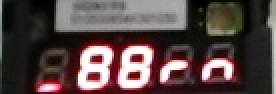
#> input picture camera_num/ref/test_rec.jpg, 138 x 47 px (shown 2 times larger)
$ python sperate_single.py   (older library calls are emulated)
#> lines starting #> are read from the running program, lines starting #| are printed output that depends on the picture; after the words box and inside, x2 and y2 are one past the last pixel; in counts of white or black regions, pixels touching at a corner belong together
# created at 2018-09-28

# Author:   coneypo
# Blog:     http://www.cnblogs.com/AdaminXie
# GitHub:   https://github.com/coneypo/Vericode_decoder

# show bounding rectangles of image

import cv2

Vshow = cv2.imread("test_rec.jpg")
#> Vshow is the input picture: shape (47, 138, 3); mean B, G, R 69.6, 70.5, 86.3
img_gray = cv2.cvtColor(Vshow, cv2.COLOR_BGR2GRAY)
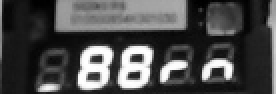
#> img_gray: shape (47, 138) (shown 2 times larger); min 0, max 255, mean 75.1

method = cv2.CHAIN_APPROX_SIMPLE  # 压缩垂直、水平、对角方向，只保留端点

# 返回三个值，图像，轮廓，轮廓的层析结构
image, contours, hierarchy = cv2.findContours(img_gray, cv2.RETR_EXTERNAL, method)
#> contours = 1 contour; box (x1, y1, x2, y2) and area: (0, 0, 138, 47) 6298

print("Nums of contours:", len(contours), "\n")
#| Nums of contours: 1
contours_list = []

# ii = 0,1,2,3
# for ii in range(len(contours)):
contours_list.append(contours[0])

# print(len(contours))
# print(contours_list)
# 外矩阵
# cv2.boundingRect 计算轮廓的垂直边界最小矩形

rectangle_list = []

print(Vshow.shape)
#| (47, 138, 3)

# for i in range(len(contours)):
x, y, w, h = cv2.boundingRect(contours_list[0])
#> x = 0; y = 0; w = 138; h = 47
# print("Number:", i + 1)
# print("Position:(", x, ",", y, ')\t', "(", x + w, ",", y + h, ")")
print(x,y,w,h)
#| 0 0 138 47
rectangle_tmp = [x, y, w, h]
#> rectangle_tmp = [0, 0, 138, 47]
if w > 20 and h > 20:
    if w < 100 and h < 100:
        # print(rectangle_tmp)
        rectangle_list.append(rectangle_tmp)
    # print('\n')
# print('\n')


for rectangle in rectangle_list:
    print(rectangle)
    Vshow = cv2.rectangle(Vshow, (rectangle[0], rectangle[1]),
                          (rectangle[0] + rectangle[2], rectangle[1] + rectangle[3]),
                          (0, 255, 0), 1)

cv2.imshow("camera", Vshow)
cv2.waitKey(0)

cv2.imwrite("img_rec_new.jpg", Vshow)
